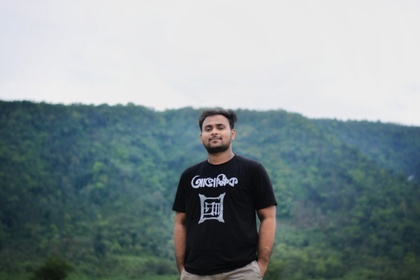
%> input picture assignment-1/input.jpg, 420 x 280 px, shrunk from 2048 x 1365 before the run
$ octave A2_20200104046_Assignment2.m   (GNU Octave 9; MATLAB toolbox functions it lacks are replaced by stand-ins)
%> lines starting %> are read from the running program, lines starting %| are printed output that depends on the picture; in (x1, y1, x2, y2) boxes, pixels count from 0 and x2, y2 are one past the last pixel; in counts of white or black regions, pixels touching at a corner belong together; the program's own positions count from 1
I = imread('input.jpg');
%> I is the input picture: size 280x420x3 uint8; mean R, G, B 130.6, 144.2, 146.7
I = rgb2gray(I);
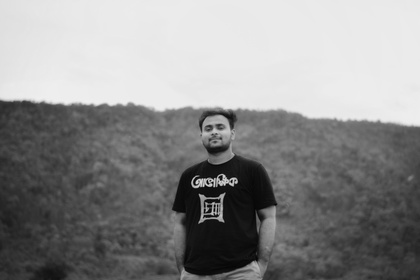
%> I: size 280x420 uint8; min 2, max 240, mean 140.4

figure; imshow(I);

[row, col] = size(I);
%> row = 280; col = 420
R = uint8(zeros(row, col));

A = Inf;
B = -Inf;

for i = 1:row
    for j = 1:col
        if I(i, j) < A
            A = I(i, j);
        end
        if I(i, j) > B
            B = I(i, j);
        end
    end
end
%> after the loop, A = 2; B = 240

D = B - A;
%> D = 238
M = 255;

for i = 1:row
    for j = 1:col
        R(i, j) = uint8((double(I(i, j)) - A) / D * M + A);
    end
end
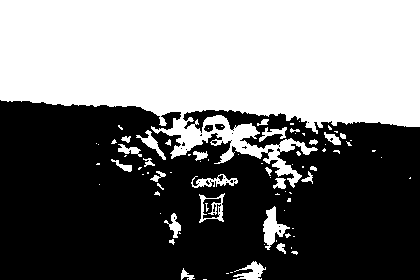
%> R: size 280x420 uint8; values 2 (black) and 255 (white), 46.1% white; 83 white regions (56 under 20 px), largest, box (x1, y1, x2, y2) and area: (0, 0, 420, 188) 50756, (263, 206, 290, 250) 511, (233, 261, 266, 280) 312

figure; imshow(R);
